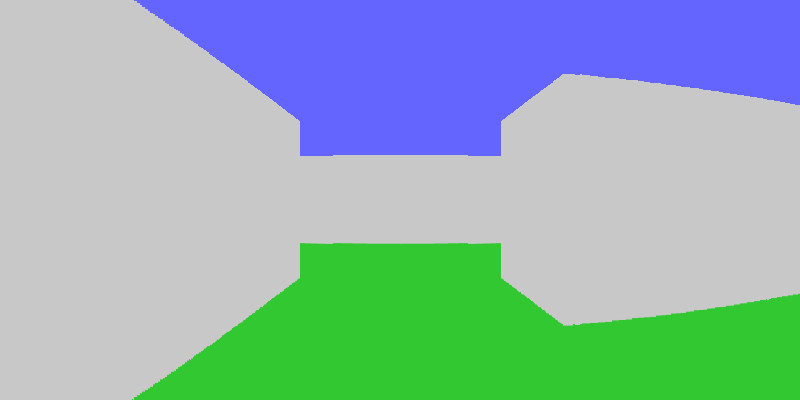
Frame 1 (no input)
Frame 60 (the mouse pressed at the canvas centre just before this capture): identical to frame 1, image omitted
Frame 120 (the mouse held since frame 60 and released just before this capture): identical to frame 1, image omitted

The Processing sketch that drew this single still picture (run headless with seeded random() and noise(); from frame 60 on, the mouse is pressed at the canvas centre):

// Processing sketch: raycast_encoder
// ── raycast_encoder.pde
//inspo = https://austinhenley.com/blog/raycasting.html

int map[][] = {
    {1, 1, 1, 1, 1, 1, 1, 1, 1},
    {1, 0, 0, 0, 0, 0, 0, 0, 1},
    {1, 0, 1, 0, 2, 0, 1, 1, 1},
    {1, 0, 0, 0, 0, 0, 0, 0, 1},
    {1, 0, 1, 2, 0, 1, 0, 0, 1},
    {1, 0, 1, 0, 0, 1, 0, 0, 1},
    {1, 0, 0, 1, 0, 1, 1, 1, 1},
    {1, 0, 0, 0, 0, 0, 0, 0, 1},
    {1, 0, 1, 0, 0, 0, 0, 0, 1},
    {1, 1, 1, 1, 1, 1, 1, 1, 1}
};

float playerX; float playerY;
float playerAngle; float playerFov = PI/2;

void setup(){
size(800, 400);
noStroke();

playerX = 4.5;
playerY = 4.5;
playerAngle = PI/2;
}

void draw(){
  background(100, 100, 255); // cielo
  fill(50, 200, 50);
  rect(0, height/2, width, height/2);
  raycast();
//  minMap();
  movement();
  
}

float[] castRay(float rayAngle) {
  float x = playerX;
  float y = playerY;
  float dx = cos(rayAngle);
  float dy = sin(rayAngle);
  
  int i = 0;
  while(map[floor(y)][floor(x)] == 0) {
    x += dx * 0.01;
    y += dy * 0.01;
    i++;
    if(i > 800){break;}
  }
  
  float distanceHeight[] = {0,0,0};
  distanceHeight[0] = sqrt(pow((x - playerX),2) + pow((y - playerY),2));
  //distanceHeight[0] *= cos(rayAngle - playerAngle);
  distanceHeight[1] = height/distanceHeight[0];
  distanceHeight[2] = map[floor(y)][floor(x)];
  return distanceHeight;
}

void drawWallSlice(float type, float i, float wallHeight, float sliceWidth){
  int yPos = floor((height - wallHeight) / 2);
  switch((int)type){
  case 1: 
  fill(200, 200, 200); break;
  case 2: 
  fill(255, 0, 0); break;
  }
  
  rect((i*sliceWidth),yPos,sliceWidth,wallHeight);
  return;
}

void raycast(){
  int rays = width;
  float sliceWidth = width/rays;
  float angleStep = playerFov/ rays;
  
  for(int i = 0; i < rays; i++){
  float rayAngle = playerAngle -(playerFov/2) + i* angleStep;
  float distanceHeight[] = castRay(rayAngle);
  
  drawWallSlice(distanceHeight[2],i,distanceHeight[1],sliceWidth);
  }
}

void movement(){
if (keyPressed) {
    if (key == 'a' || key == 'A') {
      playerAngle -= 0.01;
      //playerX += sin(playerAngle)*0.001;
      //playerY += cos(playerAngle)*0.001;
    }
    if (key == 'd' || key == 'D') {
      playerAngle += 0.01;
      //playerX -= sin(playerAngle)*0.001;
      //playerY -= cos(playerAngle)*0.001;
    }
    if (key == 'w' || key == 'W') {
      playerX += cos(playerAngle)*0.01;
      playerY += sin(playerAngle)*0.01;
}
if (key == 's' || key == 'S') {
      playerX -= cos(playerAngle)*0.01;
      playerY -= sin(playerAngle)*0.01;
}

}
}
